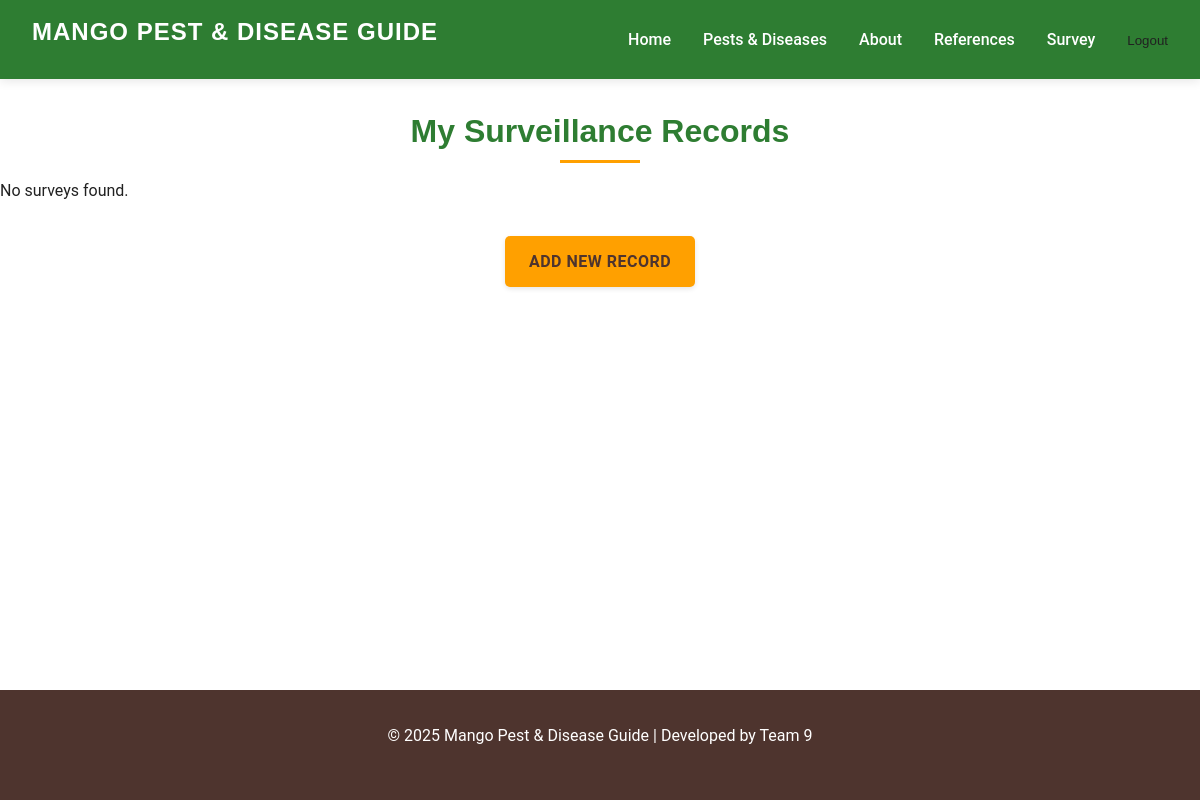
The app's page /survey/my/ (signed in), older data.
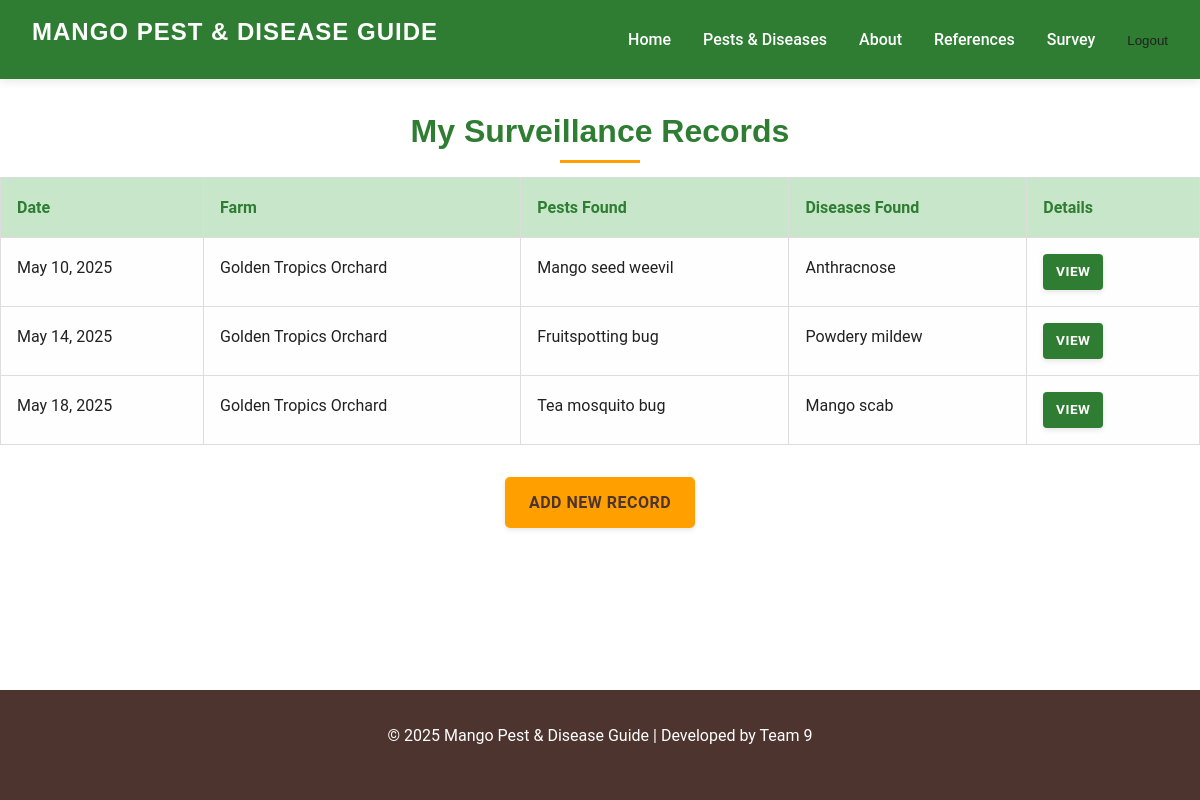
The same page, newer data.
### survey/models.py (models this page shows, shortened)
class SurveillanceRecord(models.Model):
    farm = models.ForeignKey(
        Farm,
        on_delete=models.CASCADE,
        related_name='surveillance_records'
    )
    date = models.DateField(
        help_text="Select a date between 01/01/2000 and today."
    )
    time = models.TimeField(
        help_text="Select the time of inspection.",
        auto_now_add=True,
        null=False,
        blank=False
    )
    inspector = models.ForeignKey(
        User,
        on_delete=models.SET_NULL,
        null=True,
        blank=True,
        help_text="The user who conducted the surveillance."
    )
    num_trees_inspected = models.PositiveIntegerField(
        verbose_name="Number of Trees Inspected",
        default=0,
        help_text="Enter the number of trees inspected during this survey."
    )
    pests_found = models.ManyToManyField(
        Pest,
        blank=True,
        help_text="Select all pests found (if any)."
    )
    diseases_found = models.ManyToManyField(
        Disease,
        blank=True,
        help_text="Select all diseases found (if any)."
    )
    notes = models.TextField(
        blank=False,
        max_length=1000,
        help_text="Notes taken during survey. Type 'N/A' if none."
    )
    image = models.ImageField(
        upload_to='survey/',
        blank=True,
        null=True,
        help_text="Upload an image (optional)."
    )

class Farm(models.Model):
    name = models.CharField(
        max_length=100,
        blank=False,
        help_text="Enter the farm's name."
    )
    farm_address = models.CharField(
        max_length=255,
        blank=True,
        help_text="Enter the farm's address."
    )
    owner = models.ForeignKey(
        User,
        on_delete=models.CASCADE,
        related_name='farms',
        help_text="Farm owner (user account)."
    )
    contact_number = models.CharField(
        max_length=20,
        blank=True,
        validators=[
            RegexValidator(
                regex=r'^\+?[\d\s\-]{7,20}$',
                message="Enter a valid phone number (digits, spaces, dashes, and optional leading +)."
            )
        ],
        help_text="Enter a valid contact number."
    )
    notes = models.TextField(
        blank=True,
        help_text="Additional notes (optional)."
    )
    land_area = models.DecimalField(
        max_digits=10,  # Total number of digits
        decimal_places=2,  # Number of digits after the decimal point
        blank=False,
        default=0.0,
        help_text="Land area (acres or hectares)."
    )
    num_trees_est = models.PositiveIntegerField(
        verbose_name="Number of Trees (Estimated)",
        default=0,
        blank=False,
        help_text="Estimated number of trees."
    )

### catalog/models.py (models this page shows)
class Pest(models.Model):
    common_name = models.CharField(max_length=100)
    scientific_name = models.CharField(max_length=100)
    family = models.CharField(max_length=50)
    description = models.TextField()
    life_cycle = models.TextField()
    damage_description = models.TextField()
    importance = models.TextField()
    hosts = models.CharField(max_length=200)
    critical_control_period = models.CharField(max_length=100)
    monitoring = models.TextField()
    comments = models.TextField(blank=True)
    image_url = models.CharField(max_length=255, blank=True)  # or use FileField/URLField
    def __str__(self):
        return self.common_name

class Disease(models.Model):
    DISEASE_TYPES = [
        ('Fungal', 'Fungal'),
        ('Bacterial', 'Bacterial'),
        ('Viral', 'Viral'),
    ]
    common_name = models.CharField(max_length=100)
    scientific_name = models.CharField(max_length=100)
    disease_type = models.CharField(max_length=20, choices=DISEASE_TYPES)  # Changed `type` to `disease_type`
    symptoms = models.TextField()
    distribution = models.CharField(max_length=200)
    favoured_by = models.CharField(max_length=200)
    similar_to = models.CharField(max_length=200)
    control_strategies = models.TextField()
    life_cycle = models.TextField()
    impact = models.TextField(blank=True)
    image_url = models.CharField(max_length=255, blank=True)  # or use FileField/URLField
    def __str__(self):
        return self.common_name

### survey/views.py (the view)
# urls.py: path('my/', views.my_surveys_view, name='my_surveys_view'),
@login_required
def my_surveys_view(request):
    records = SurveillanceRecord.objects.filter(inspector=request.user)
    return render(request, 'survey/my_surveys.html', {'records': records})

### survey/templates/survey/my_surveys.html (shortened to what this page needs)
{% extends 'base.html' %}
{% block content %}
  <h2 class="survey-details-heading">My Surveillance Records</h2>
  {% if records %}
    <table class="survey-list-table">
      <thead>
        <tr>
          <th>Date</th>
          <th>Farm</th>
          <th>Pests Found</th>
          <th>Diseases Found</th>
          <th>Details</th>
        </tr>
      </thead>
      <tbody>
        {% for record in records %}
          <tr>
            <td>{{ record.date|date:"F j, Y" }}</td>
            <td>{{ record.farm.name }}</td>
            <td>
              {% with record.pests_found.all as pests %}
                {% if pests %}
                  {{ pests|join:", " }}
                {% else %}
                  None
                {% endif %}
              {% endwith %}
            </td>
            <td>
              {% with record.diseases_found.all as diseases %}
                {% if diseases %}
                  {{ diseases|join:", " }}
                {% else %}
                  None
                {% endif %}
              {% endwith %}
            </td>
            <td>
              <a href="{% url 'survey_detail_view' record.pk %}" class="btn btn-primary btn-sm">View</a>
            </td>
          </tr>
        {% endfor %}
      </tbody>
    </table>
  {% else %}
    <p>No surveys found.</p>
  {% endif %}
  <div class="survey-detail-actions">
    <a href="{% url 'create_surveillancerecord_view' %}" class="btn btn-success">Add New Record</a>
  </div>
{% endblock %}

### templates/base.html (shortened to what this page needs)
{% load static %}
<!DOCTYPE html>
<html lang="en">
  <head>
    <link rel="stylesheet" href="{% static '/css/style.css' %}" />
  </head>
  <body>
    <div class="site-wrapper">
      <header>
        <nav>
          <div class="logo">
            <h1>Mango Pest & Disease Guide</h1>
          </div>
          <ul class="nav-links">
            <li>
              <a
                href="{% url 'home' %}"
                class="{% block nav_home_active %}{% endblock %}"
                >Home</a>
            </li>
            <li><a href="{% url 'pest_list' %}">Pests & Diseases</a></li>
            <li><a href="{% url 'about' %}">About</a></li>
            <li><a href="{% url 'references' %}">References</a></li>
            {% if user.is_authenticated %}
            <li>
              <a href="{% url 'survey_home' %}">Survey</a>
            </li>
            <li>
              <form
                action="{% url 'logout_view' %}"
                method="post"
                style="display: inline"
              >
                <button
                  type="submit"
                  style="
                    background: none;
                    border: none;
                    color: inherit;
                    cursor: pointer;
                    padding: 0;
                  "
                >
                  Logout
                </button>
              </form>
            </li>
            {% else %}
            <li><a href="{% url 'login_view' %}">Login</a></li>
            <li><a href="{% url 'register_view' %}">Register</a></li>
            {% endif %}
          </ul>
        </nav>
      </header>
      <main>
        {% block content %}{% endblock %}
      </main>
      <footer>
        <p>&copy; 2025 Mango Pest & Disease Guide | Developed by Team 9</p>
      </footer>
    </div>
  </body>
</html>

Row changes from the older to the newer data that the page shows:
added SurveillanceRecord: date "May 10, 2025", farm.name "Golden Tropics Orchard", pests_found.all "Mango seed weevil", diseases_found.all "Anthracnose"
added SurveillanceRecord: date "May 14, 2025", farm.name "Golden Tropics Orchard", pests_found.all "Fruitspotting bug", diseases_found.all "Powdery mildew"
added SurveillanceRecord: date "May 18, 2025", farm.name "Golden Tropics Orchard", pests_found.all "Tea mosquito bug", diseases_found.all "Mango scab"
Text that changed along with them:
text no longer shown: "No surveys found."
text now shown: "Date Farm Pests Found Diseases Found Details"
